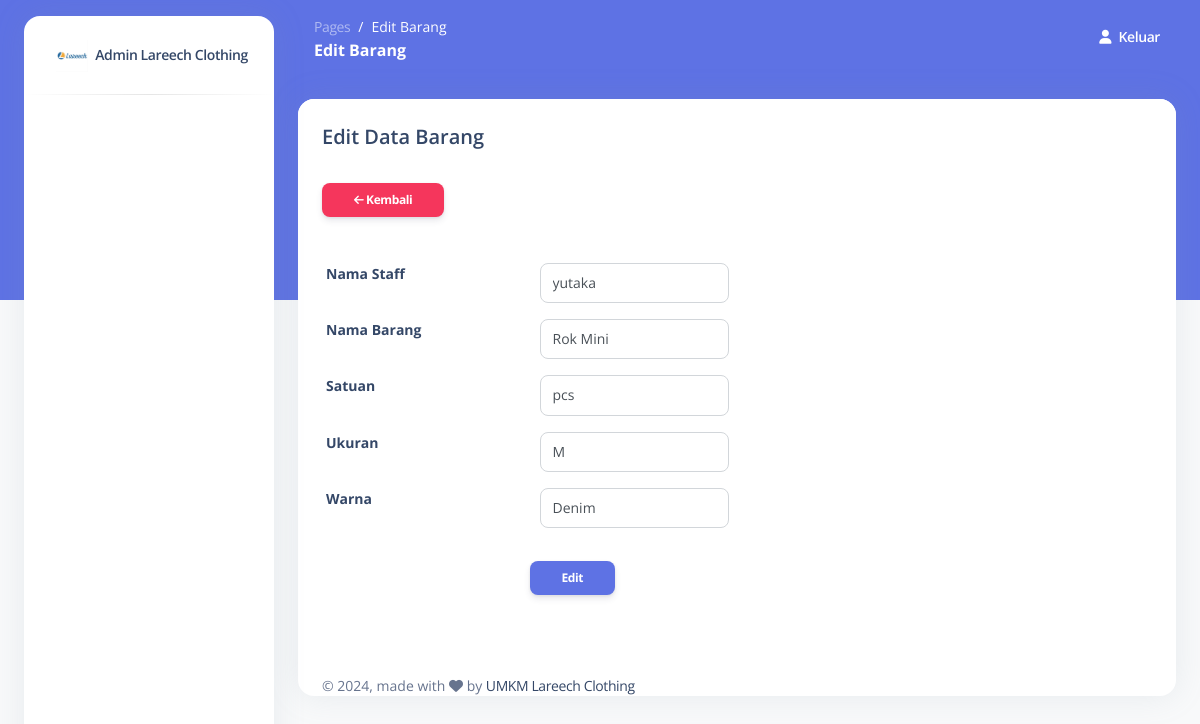
The page /inc/edit-masterbarang/24 (signed in) on the database its author committed.
### tables this page shows
CREATE TABLE `master_barang` (
  `id_admin` int(11) NOT NULL,
  `id_namabarang` int(11) NOT NULL,
  `nama_barang` varchar(25) NOT NULL,
  `satuan` varchar(6) NOT NULL,
  `ukuran` varchar(15) NOT NULL,
  `warna` varchar(15) NOT NULL
);

### inc/edit-masterbarang.php (the view, shortened to what this page needs)
<!DOCTYPE html>
<html lang="en">
<head>
  <link href="../../assets/css/nucleo-icons.css" rel="stylesheet" />
  <link href="../../assets/css/nucleo-svg.css" rel="stylesheet" />
  <link href="../../assets/css/nucleo-svg.css" rel="stylesheet" />
  <link id="pagestyle" href="../../assets/css/argon-dashboard.css?v=2.0.4" rel="stylesheet" />
</head>
<body class="g-sidenav-show bg-gray-100">
  <aside class="sidenav bg-white navbar navbar-vertical navbar-expand-xs border-0 border-radius-xl my-3 fixed-start ms-4" id="sidenav-main">
    <div class="sidenav-header">
      <a class="navbar-brand m-0" href="#">
        <img src="../../assets/img/logo1.jpg" class="navbar-brand-img h-100" alt="main_logo">
        <span class="ms-1 font-weight-bold text-sm">Admin Lareech Clothing</span>
      </a>
    </div>
    <hr class="horizontal dark mt-0">
    <div class="collapse navbar-collapse w-auto" id="sidenav-collapse-main">
    </div>
  </aside>
  <main class="main-content position-relative border-radius-lg ">
    <nav class="navbar navbar-main navbar-expand-lg px-0 mx-4 shadow-none border-radius-xl " id="navbarBlur" data-scroll="false">
      <div class="container-fluid py-1 px-3">
        <nav aria-label="breadcrumb">
          <ol class="breadcrumb bg-transparent mb-0 pb-0 pt-1 px-0 me-sm-6 me-5">
            <li class="breadcrumb-item text-sm"><a class="opacity-5 text-white" href="">Pages</a></li>
            <li class="breadcrumb-item text-sm text-white active" aria-current="page">Edit Barang</li>
          </ol>
          <h6 class="font-weight-bolder text-white mb-0">Edit Barang</h6>
        </nav>
        <div class="collapse navbar-collapse mt-sm-0 mt-2 me-md-0 me-sm-4" id="navbar">
          <ul class="navbar-nav  justify-content-end">
            <li class="nav-item d-flex align-items-center">
              <a href="logout.php" class="nav-link text-white font-weight-bold px-0">
                <i class="fa fa-user me-sm-1"></i>
                <span class="d-sm-inline d-none">Keluar</span>
              </a>
            </li>
        </div>
      </div>
    </nav>
    <div class="container-fluid py-4">
      <div class="row">
        <div class="col-12">
          <div class="card mb-4">
            <div class="card-header pb-0">
              <h5>Edit Data Barang</h5>
            </div>
            <div class="card-body px-0 pt-0 pb-2">
              <div class="table-responsive p-0">
                <?php
                  include "koneksi.php";
                  $id_namabarang = $_GET['id_namabarang'];
                  $query = mysqli_query($koneksi,"SELECT * FROM master_barang WHERE id_namabarang='$id_namabarang'");
                  $ambil = mysqli_fetch_array($query);
                ?>
                  <div class="card-body ">
                  <a href="../../master-barang" class="btn btn-danger btn-sm"><i class="fa fa-arrow-left"></i> Kembali</a>
                  <hr style="margin-top: 13px;">
                  <form class="form-horizontal" action="../../aksi/update-masterbarang/<?php echo $ambil['id_namabarang'];?>" method="POST">
                  <div class="form-group row">
                  <label class="col-sm-3 text-sm control-label">Nama Staff</label>
                  <div class="col-sm-3">
                  <select name="username" class="form-control" required="">
                <?php
                  $select = mysqli_query($koneksi,"SELECT * FROM admin ORDER BY id_admin DESC");
                  while ($pilihadmin = mysqli_fetch_array($select)) {
                  if ($pilihadmin['id_admin'] == $ambil['id_admin']) {
                  $pilih = "selected";
                  } else {
                  $pilih = "";
                  }
                  echo '<option value="'.$pilihadmin['id_admin'].'" '.$pilih.'>'.$pilihadmin['username'].'</option>';
                  }
                ?>
                  </select>
                  </div>
                  </div>
                  <div class="form-group row">
                  <label class="col-sm-3 text-sm control-label">Nama Barang</label>
                  <div class="col-sm-3">
                  <input type="text" name="nama_barang" class="form-control" value="<?php echo $ambil['nama_barang']; ?>">
                 </div>
                 </div>
                 <div class="form-group row">
                 <label class="col-sm-3 text-sm control-label">Satuan</label>
                 <div class="col-sm-3">
                 <input type="text" name="satuan" class="form-control" value="<?php echo $ambil['satuan']; ?>">
                 </div>
                 </div>
                 <div class="form-group row">
                 <label class="col-sm-3 text-sm control-label">Ukuran</label>
                 <div class="col-sm-3">
                 <input type="text" name="ukuran" class="form-control" value="<?php echo $ambil['ukuran']; ?>">
                  </div>
                 </div>
                 <div class="form-group row">
                 <label class="col-sm-3 text-sm control-label">Warna</label>
                 <div class="col-sm-3">
                 <input type="text" name="warna" class="form-control" value="<?php echo $ambil['warna']; ?>">
                 </div>
                 </div>
                 <hr>
                 <div class="form-group">
                 <div class="offset-md-3 col-md-9">
                 <button type="submit" name="proses" class="btn btn-primary btn-sm">Edit</button>
                 </div>
                 </div>
                 </form>
                </div>
              </div>
            </div>
  <footer class="footer pt-3">
    <div class="container-fluid">
      <div class="row align-items-center justify-content-lg-between">
        <div class="col-lg-6 mb-lg-0 mb-4">
          <div class="copyright text-center text-sm text-muted text-lg-start">
            © <script>document.write(new Date().getFullYear())</script>, made with <i class="fa fa-heart"></i> by <a href="#">UMKM Lareech Clothing</a>
          </div>
        </div>
      </div>
    </div>
  </footer>
</body>
</html>

### rows shown on the page
master_barang: nama_barang "Rok Mini", satuan "pcs", ukuran "M", warna "Denim"

### other values the page prints
form field username "yutaka"
